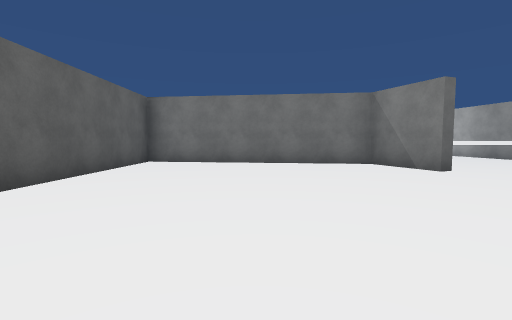
[1] (above)

13 first-person views from a walk through a scene from a Unity 3-D project. The camera is 1.3 m above the floor, tilts 4° down and sees 85° across. The floor is counted in squares, 2 m on a side. Each view is taken from the middle of a square. On the plan, view 1 faces up. The plan holds only what a view shows up to about 9 squares ahead; the rest is blank. The place goes on beyond the plan. The player character is not drawn. Some surface patterns are stand-ins.

[2]
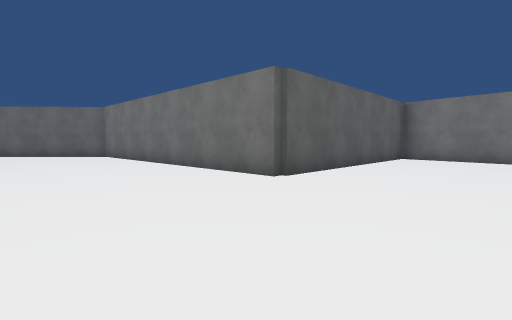

[3]
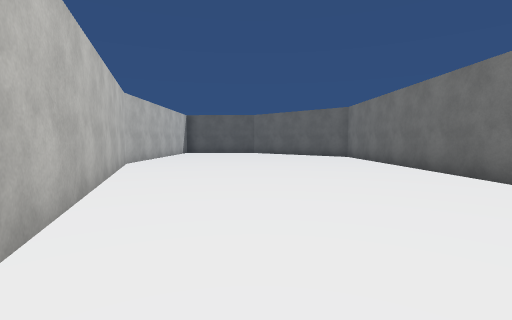

[4]
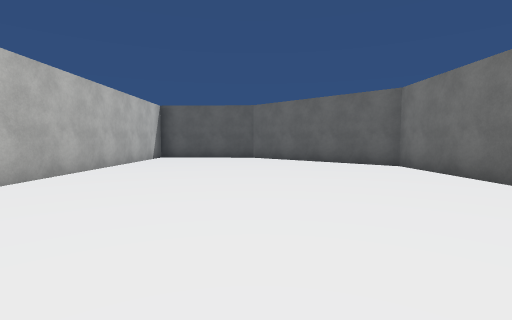

[5]
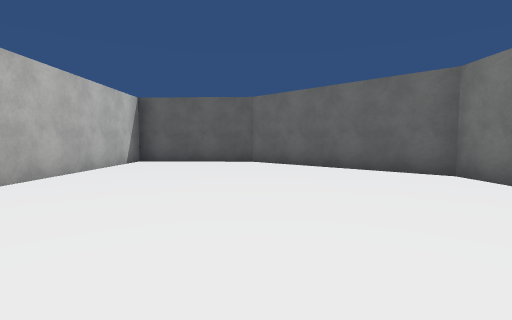

[6]
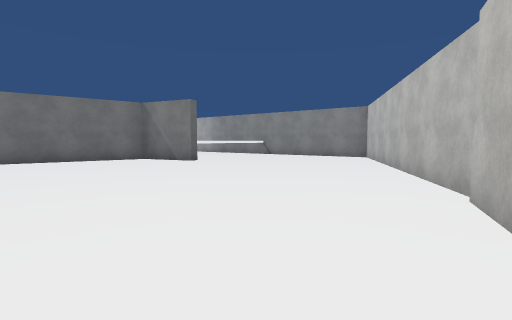

[7]
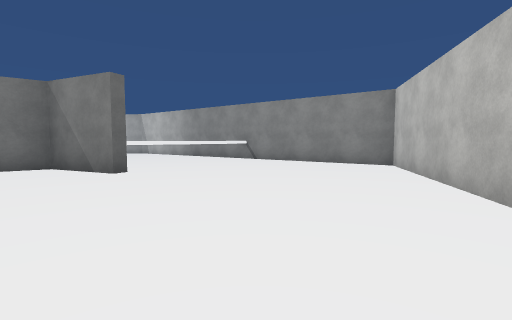

[8]
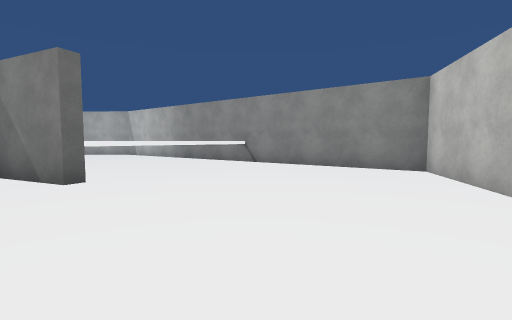

[9]
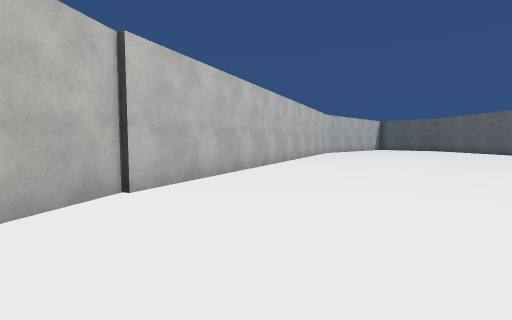

[10]
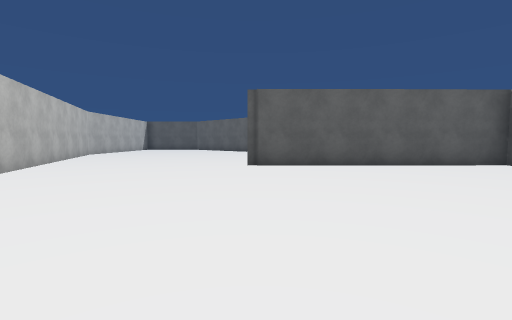

[11]
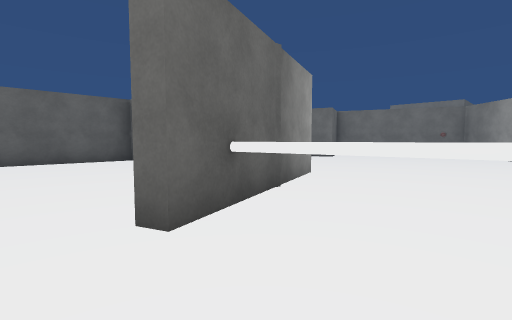

[12]
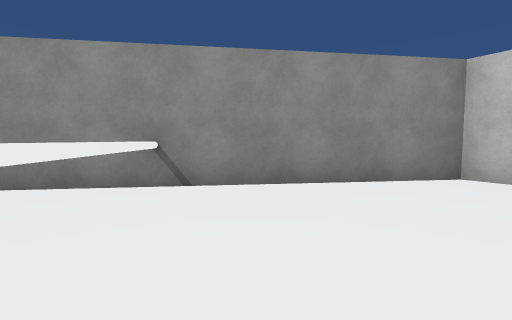

[13]
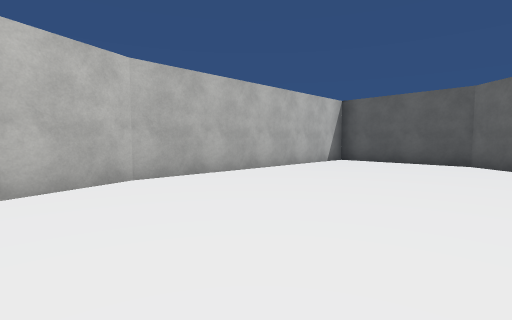

### Floor plan
Key: @ floor where view 1 was taken; # wall or solid block; . floor; = window, fence, low wall or low ledge; T thing the floor can be seen under or through.
Columns run from 16 left of view 1 to 10 right of it. Each row starts with its distance up from view 1.
 10                    #....
  9             ###### #.....#
  8             #....###T...=#
  7             #.......TTT..#
  6             #.......T....##
  5             #.............#
  4             #.............#
  3             #.............#
  2    ##########............##
  1   ##...................###
  0  ##.............@.....##
 -1 ##..................###
 -2 #................####
 -3 #..............###
 -4 #...........####
 -5 #........####
 -6 ##########

Positions as (right, up) in squares from view 1, and headings:
1: (0, 0), facing up
2: (0, -2), facing up-left
3: (-1, -2), facing left
4: (-5, -2), facing left
5: (-7, -2), facing left
6: (-1, -2), facing up-right
7: (2, 0), facing up-right
8: (3, 1), facing up-right
9: (4, 2), facing down-left
10: (4, 2), facing left
11: (6, 5), facing up-left
12: (5, 6), facing right
13: (-7, -1), facing down-left
